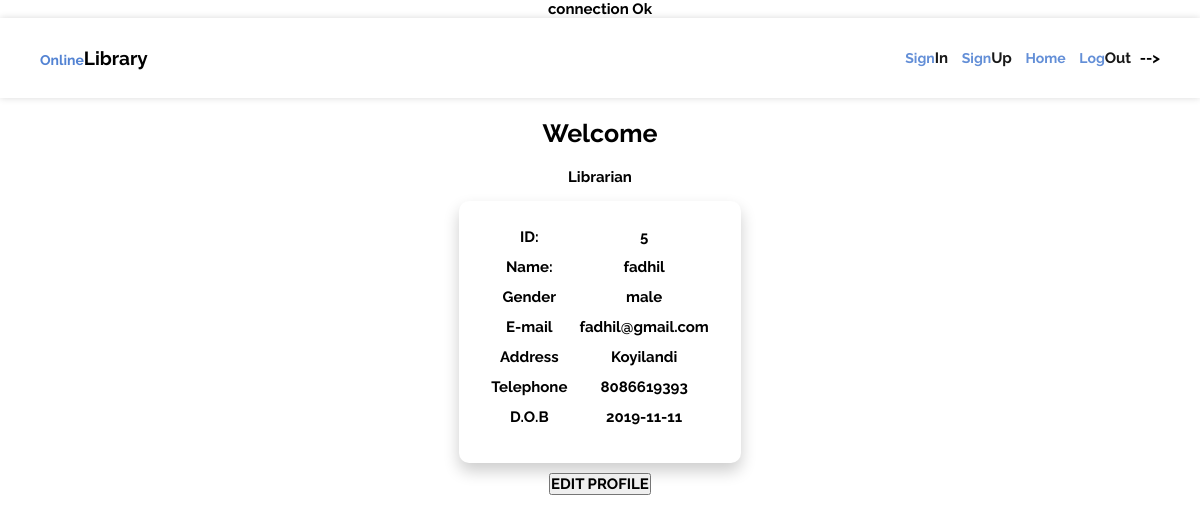
/librarian_index.php (signed in), run on the app's committed database.
### tables this page shows
CREATE TABLE IF NOT EXISTS `librarian_details` (
  `id` int(11) NOT NULL AUTO_INCREMENT,
  `name` varchar(100) NOT NULL,
  `email` varchar(100) NOT NULL,
  `gender` varchar(10) NOT NULL,
  `address` varchar(100) NOT NULL,
  `password` varchar(100) NOT NULL,
  `telephone` bigint(20) NOT NULL,
  `dob` date NOT NULL,
  `status` varchar(1000) NOT NULL,
  PRIMARY KEY (`id`),
  UNIQUE KEY `email` (`email`)
);

### librarian_index.php (the view, shortened to what this page needs)
<!DOCTYPE html>
<?php
require_once('connection.php'); ?>
<html lang="en" dir="ltr">
  <head>
    <link rel="stylesheet" type="text/css" href="loginstyle.css">
  </head>
  <body>
    <?php include 'header.php';?>
    <h6 style="color:black;">Welcome</h6>
    <h3 style="color:black;">Librarian</h3>
    <?php
      $fid=$_SESSION['lid'];
      $sql = "SELECT * FROM librarian_details WHERE `id`='$fid'";
      $res_t = mysqli_query($conn,$sql);
      $row = mysqli_fetch_array($res_t,MYSQLI_ASSOC);
      ?>
      <table>
        <tr>
          <td>ID:</td>
          <td><?php echo $row['id']; ?></td>
        </tr>
        <tr>
          <td>Name:</td>
          <td><?php echo $row['name']; ?></td>
        </tr>
        <tr>
          <td>Gender</td>
          <td><?php echo $row['gender']; ?></td>
        </tr>
        <tr>
          <td>E-mail</td>
          <td><?php echo $row['email']; ?></td>
        </tr>
        <tr>
          <td>Address</td>
          <td><?php echo $row['address']; ?></td>
        </tr>
        <tr>
          <td>Telephone</td>
          <td><?php echo $row['telephone']; ?></td>
        </tr>
        <tr>
          <td>D.O.B</td>
          <td><?php echo $row['dob']; ?></td>
        </tr>
      </table>
      <button type="button" name="edit"><a href="librarian_update.php">EDIT PROFILE</a></button>
  </body>
</html>

### loginstyle.css (style rules this page uses)
* { padding: 0; margin: 0; font-family: 'Raleway', sans-serif; font-size: 15px; color: grey; font-weight: bold; color: black !important; text-decoration: none; }
body { text-align: center; background-color: #ffffff; }
h3 { padding-bottom: 15px !important; }
table { margin-left: auto; margin-right: auto; text-align: left; background-color: #ffffff; padding: 25px; border-radius: 10px; box-shadow: 0px 8px 16px 0px rgba(0,0,0,0.2); }
h6 { padding-bottom: 20px; padding-top: 20px; font-size: 25px; }
td { padding-bottom: 10px; padding-left: 5px; padding-right: 5px; }
table { text-align: inherit; }
button { margin-top: 10px; }

### headerstyle.css (style rules this page uses)
* { padding: 0; margin: 0; font-family: 'Raleway', sans-serif; color: white; }
body { margin:0; padding:0; }

### data on the page
librarian_details: id "5", name "fadhil", gender "male", email "fadhil@gmail.com", address "Koyilandi", telephone "8086619393", dob "2019-11-11"
